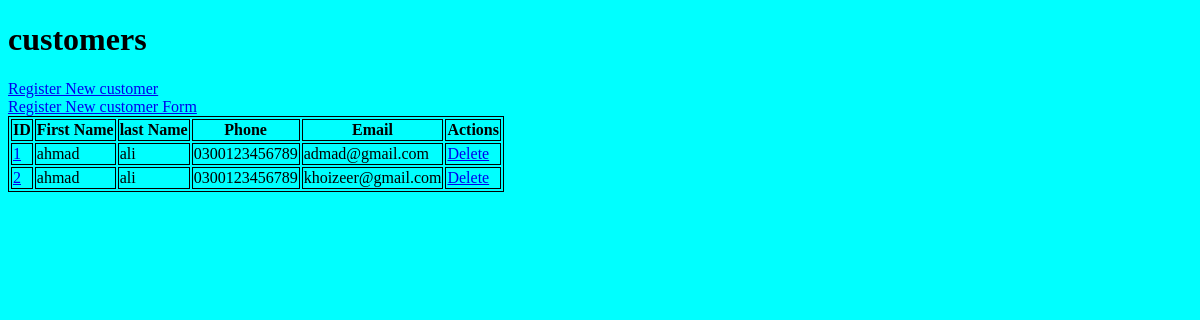
The app's page /customers/, older data.
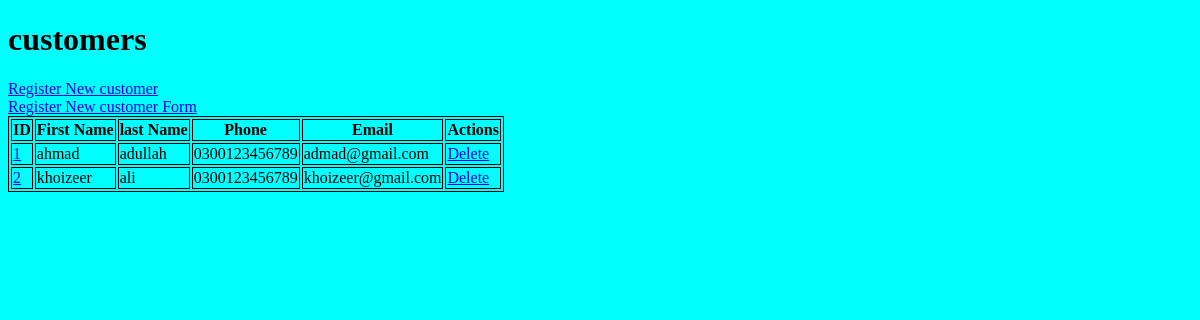
The same page, newer data.
### app/models.py (models this page shows, shortened)
class Customer(  models.Model ):
    first_name = models.CharField(max_length=100)
    last_name = models.CharField(max_length=100, null=True )
    phone = models.CharField(max_length=50)
    email = models.EmailField()
    password = models.CharField(max_length=200)

### app/views.py (the view)
# urls.py: path('customers/', views.customers , name='customers'),
def customers(request):
    customers = Customer.objects.all()
    return render(request,'customers.html',{'customers' : customers} )

### app/templates/customers.html (shortened to what this page needs)
{% extends 'layout.html' %}
{% block 'content' %}
    <h1> customers </h1>
    <a href=" {% url 'signup_customer' %} "> Register New customer</a> <br>
    <a href=" {% url 'signup_customer_form' %} "> Register New customer Form</a>
    <table>
        <tr>
            <th> ID </th>
            <th> First Name </th>
            <th> last Name </th>
            <th> Phone </th>
            <th> Email </th>
            <th> Actions </th>
        </tr>
        {% for customer in customers %}
            <tr>
                <td>
                    <a href=" {% url 'update_customer' customer.id  %} "> {{ customer.id }} </a>
                </td>
                <td> {{ customer.first_name }} </td>
                <td> {{ customer.last_name }} </td>
                <td> {{ customer.phone }} </td>
                <td> {{ customer.email }} </td>
                <td> <a href=" {% url 'delete_customer' customer.id %} ">Delete </a>  </td>
            </tr>
        {% endfor %}
    </table>
{% endblock %}

Row changes from the older to the newer data that the page shows:
changed Customer "ahmad": last_name "ali" → "adullah"
changed Customer "ali": first_name "ahmad" → "khoizeer"
